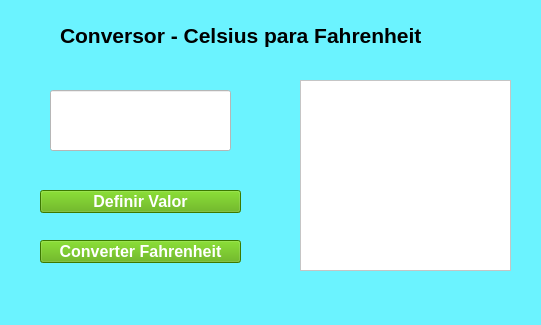
<?xml version="1.0" encoding="UTF-8"?>
<ui version="4.0">
 <class>PnlTelinha</class>
 <widget class="QMainWindow" name="PnlTelinha">
  <property name="geometry">
   <rect>
    <x>0</x>
    <y>0</y>
    <width>541</width>
    <height>325</height>
   </rect>
  </property>
  <property name="windowTitle">
   <string>Tela Conversão Celsius</string>
  </property>
  <property name="styleSheet">
   <string notr="true">background-color: rgb(107, 243, 255);</string>
  </property>
  <widget class="QWidget" name="centralwidget">
   <widget class="QLabel" name="LblTitulo">
    <property name="geometry">
     <rect>
      <x>60</x>
      <y>20</y>
      <width>491</width>
      <height>31</height>
     </rect>
    </property>
    <property name="font">
     <font>
      <pointsize>16</pointsize>
      <weight>75</weight>
      <bold>true</bold>
     </font>
    </property>
    <property name="text">
     <string>Conversor - Celsius para Fahrenheit</string>
    </property>
   </widget>
   <widget class="QPushButton" name="BtnConversao">
    <property name="geometry">
     <rect>
      <x>40</x>
      <y>240</y>
      <width>201</width>
      <height>23</height>
     </rect>
    </property>
    <property name="font">
     <font>
      <pointsize>12</pointsize>
      <weight>75</weight>
      <bold>true</bold>
     </font>
    </property>
    <property name="autoFillBackground">
     <bool>false</bool>
    </property>
    <property name="styleSheet">
     <string notr="true">background-color: rgb(85, 170, 0);
color: rgb(255, 255, 255);</string>
    </property>
    <property name="text">
     <string>Converter Fahrenheit</string>
    </property>
   </widget>
   <widget class="QLineEdit" name="TxtTemperatura">
    <property name="geometry">
     <rect>
      <x>50</x>
      <y>90</y>
      <width>181</width>
      <height>61</height>
     </rect>
    </property>
    <property name="styleSheet">
     <string notr="true">color: rgb(0, 0, 0);
background-color: rgb(255, 255, 255);</string>
    </property>
   </widget>
   <widget class="QPushButton" name="BtnDefinir">
    <property name="geometry">
     <rect>
      <x>40</x>
      <y>190</y>
      <width>201</width>
      <height>23</height>
     </rect>
    </property>
    <property name="font">
     <font>
      <pointsize>12</pointsize>
      <weight>75</weight>
      <bold>true</bold>
     </font>
    </property>
    <property name="autoFillBackground">
     <bool>false</bool>
    </property>
    <property name="styleSheet">
     <string notr="true">background-color: rgb(85, 170, 0);
color: rgb(255, 255, 255);</string>
    </property>
    <property name="text">
     <string>Definir Valor</string>
    </property>
   </widget>
   <widget class="QTextEdit" name="TxtResultado">
    <property name="geometry">
     <rect>
      <x>300</x>
      <y>80</y>
      <width>211</width>
      <height>191</height>
     </rect>
    </property>
    <property name="styleSheet">
     <string notr="true">background-color: rgb(255, 255, 255);</string>
    </property>
   </widget>
  </widget>
  <widget class="QMenuBar" name="menubar">
   <property name="geometry">
    <rect>
     <x>0</x>
     <y>0</y>
     <width>541</width>
     <height>21</height>
    </rect>
   </property>
  </widget>
  <widget class="QStatusBar" name="statusbar"/>
 </widget>
 <resources/>
 <connections/>
</ui>
